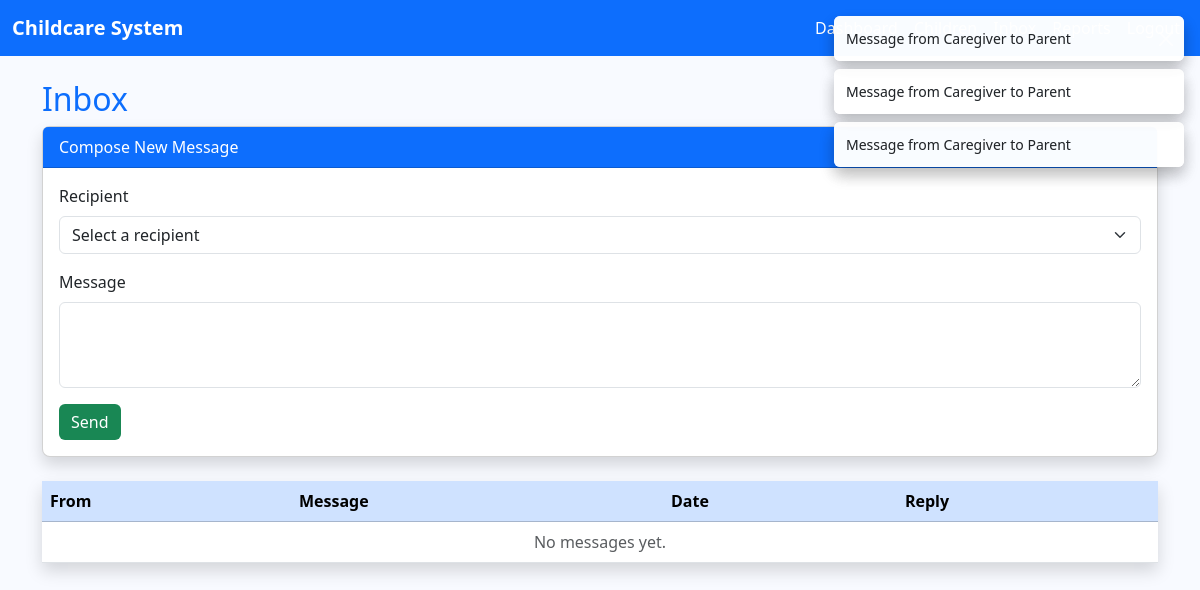
/inbox/ (signed in), run on an earlier commit of the app's database.
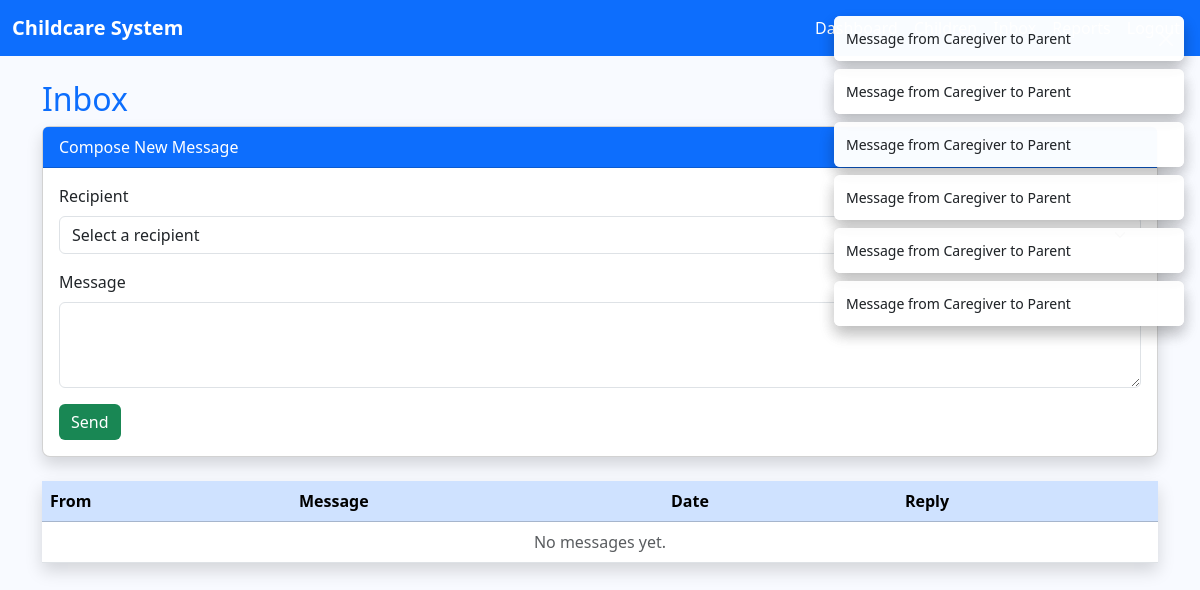
And on a later commit of the database.
### core/models.py (models this page shows, shortened)
class Message(models.Model):
    sender = models.ForeignKey(
        settings.AUTH_USER_MODEL,
        on_delete=models.CASCADE,
        related_name='sent_messages'
    )
    recipient = models.ForeignKey(
        settings.AUTH_USER_MODEL,
        on_delete=models.CASCADE,
        related_name='received_messages'
    )
    content = models.TextField()
    created_at = models.DateTimeField(auto_now_add=True)
    def __str__(self):
        return f"Message from {self.sender.username} to {self.recipient.username}"

class User(AbstractUser):
    ROLE_CHOICES = (
        ('ADMIN', 'Administrator'),
        ('CAREGIVER', 'Caregiver'),
        ('PARENT', 'Parent'),
    )
    role = models.CharField(max_length=15, choices=ROLE_CHOICES, default='PARENT')

### core/views.py (the view)
# urls.py: path('inbox/', views.inbox, name='inbox'),
@login_required
def inbox(request):
    messages_qs = Message.objects.filter(recipient=request.user).order_by('-created_at')
    users = User.objects.exclude(id=request.user.id)  # exclude self
    return render(request, 'inbox.html', {'messages': messages_qs, 'users': users})

### core/templates/inbox.html (shortened to what this page needs)
{% extends 'base.html' %}
{% block content %}
<h2 class="text-primary">Inbox</h2>
{% if messages %}
<div aria-live="polite" aria-atomic="true" class="position-relative">
    <div class="toast-container position-fixed top-0 end-0 p-3">
        {% for message in messages %}
        <div class="toast align-items-center text-bg-{{ message.tags }} border-0 mb-2 shadow" role="alert" aria-live="assertive" aria-atomic="true">
            <div class="d-flex">
                <div class="toast-body">{{ message }}</div>
                <button type="button" class="btn-close btn-close-white me-2 m-auto" data-bs-dismiss="toast"></button>
            </div>
        </div>
        {% endfor %}
    </div>
</div>
{% endif %}
<div class="card mb-4 shadow">
    <div class="card-header bg-primary text-white">Compose New Message</div>
    <div class="card-body">
        <form method="post" action="{% url 'send_message' 0 %}">
            <div class="mb-3">
                <label for="recipient" class="form-label">Recipient</label>
                <select name="recipient_id" id="recipient" class="form-select" required>
                    <option value="" disabled selected>Select a recipient</option>
                </select>
            </div>
            <div class="mb-3">
                <label for="content" class="form-label">Message</label>
                <textarea name="content" id="content" class="form-control" rows="3" required></textarea>
            </div>
            <button type="submit" class="btn btn-success">Send</button>
        </form>
    </div>
</div>
<table class="table table-hover shadow">
    <thead class="table-primary">
        <tr>
            <th>From</th>
            <th>Message</th>
            <th>Date</th>
            <th>Reply</th>
        </tr>
    </thead>
    <tbody>
        {% for msg in messages_qs %}
        <tr>
            <td>{{ msg.sender.username }}</td>
            <td>{{ msg.content }}</td>
            <td>{{ msg.created_at }}</td>
            <td>
                <a href="{% url 'send_message' msg.sender.id %}" class="btn btn-info btn-sm">Reply</a>
            </td>
        </tr>
        {% empty %}
        <tr>
            <td colspan="4" class="text-center text-muted">No messages yet.</td>
        </tr>
        {% endfor %}
    </tbody>
</table>
{% endblock %}

### core/templates/base.html (shortened to what this page needs)
<!DOCTYPE html>
<html lang="en">
<head>
    <link href="https://cdn.jsdelivr.net/npm/bootstrap@5.3.2/dist/css/bootstrap.min.css" rel="stylesheet">
</head>
<body>
    <nav class="navbar navbar-expand-lg navbar-dark mb-4">
        <div class="container-fluid">
            <a class="navbar-brand fw-bold text-white" href="{% url 'home' %}">Childcare System</a>
            <div class="collapse navbar-collapse">
                <ul class="navbar-nav ms-auto">
                    {% if user.is_authenticated %}
                        <li class="nav-item"><a class="nav-link text-white" href="{% url 'dashboard' %}">Dashboard</a></li>
                        <li class="nav-item"><a class="nav-link text-white" href="{% url 'child_list' %}">Children</a></li>
                        <li class="nav-item"><a class="nav-link text-white" href="{% url 'inbox' %}">Inbox</a></li>
                        <li class="nav-item"><a class="nav-link text-white" href="{% url 'reporting_summary' %}">Reports</a></li>
                        <li class="nav-item"><a class="nav-link text-white" href="{% url 'logout' %}">Logout</a></li>
                    {% else %}
                        <li class="nav-item"><a class="nav-link text-white" href="{% url 'login' %}">Login</a></li>
                        <li class="nav-item"><a class="nav-link text-white" href="{% url 'register' %}">Register</a></li>
                    {% endif %}
                </ul>
            </div>
        </div>
    </nav>
    {% if messages %}
    <div aria-live="polite" aria-atomic="true" class="position-relative">
        <div class="toast-container position-fixed top-0 end-0 p-3">
            {% for message in messages %}
            <div class="toast align-items-center text-bg-{{ message.tags }} border-0 mb-2 shadow" role="alert" aria-live="assertive" aria-atomic="true">
                <div class="d-flex">
                    <div class="toast-body">{{ message }}</div>
                    <button type="button" class="btn-close btn-close-white me-2 m-auto" data-bs-dismiss="toast"></button>
                </div>
            </div>
            {% endfor %}
        </div>
    </div>
    {% endif %}
    <div class="container">
        {% block content %}{% endblock %}
    </div>
</body>
</html>

What changed in the data, as far as the page shows it:
added Message: sender+recipient "Message from Caregiver to Parent"
added Message: sender+recipient "Message from Caregiver to Parent"
added Message: sender+recipient "Message from Caregiver to Parent"
